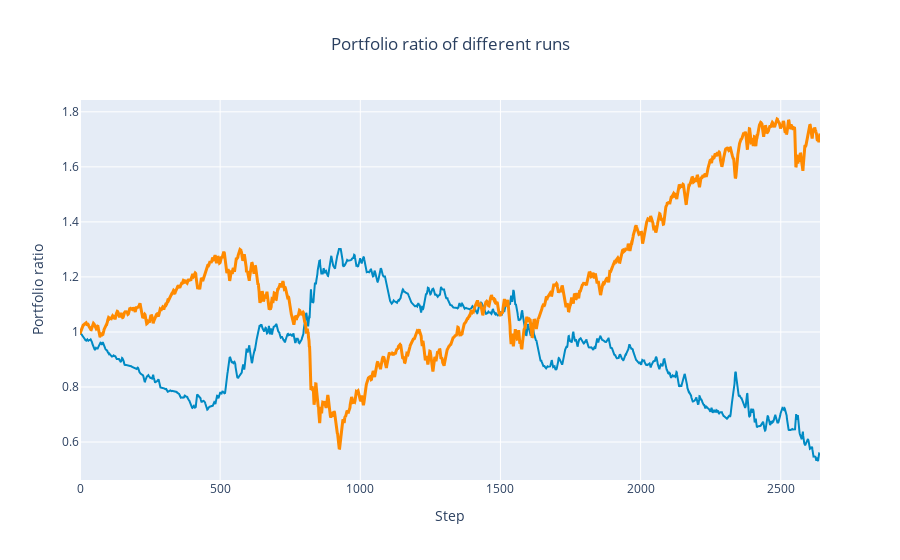
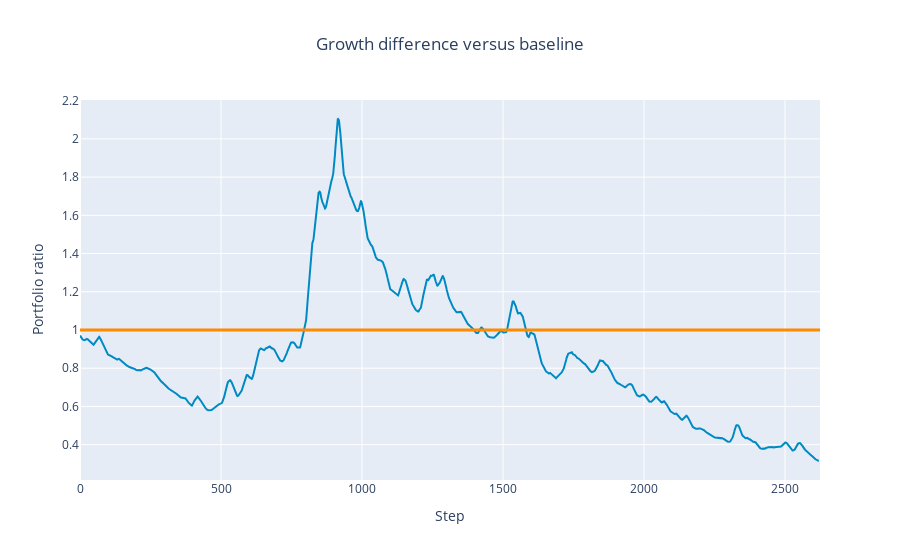

The notebook cell these images were saved under, in order:
### Code cell
plot_runs('logs', 'test')

### Figure 1 — Plotly figure (JSON) as saved in the notebook; plotly's stock layout.template omitted (floating-point values rounded to 4 significant figures; data arrays with more than 128 entries replaced by an {"elided": "..."} marker saying what was removed)
{"data": [{"line": {"color": "rgba(0, 138, 196, 1.2)"}, "mode": "lines", "name": "Run 1", "type": "scatter", "x": {"elided": "2640 int values"}, "y": {"elided": "2640 float values"}}, {"line": {"color": "#ff8a00", "width": 3}, "mode": "lines", "name": "Original", "type": "scatter", "x": {"elided": "2641 int values"}, "y": {"elided": "2641 float values"}}], "layout": {"showlegend": false, "title": {"text": "Portfolio ratio of different runs", "x": 0.5}, "xaxis": {"title": {"text": "Step"}}, "yaxis": {"title": {"text": "Portfolio ratio"}}}}

### Figure 2 — Plotly figure (JSON) as saved in the notebook; plotly's stock layout.template omitted (floating-point values rounded to 4 significant figures; data arrays with more than 128 entries replaced by an {"elided": "..."} marker saying what was removed)
{"data": [{"hoverinfo": "skip", "line": {"width": 0}, "mode": "lines", "type": "scatter", "x": {"elided": "2621 int values"}, "y": {"elided": "2621 float values"}}, {"fill": "tonexty", "fillcolor": "rgba(0, 138, 196, 0.1)", "line": {"color": "#008ac4", "width": 2}, "mode": "lines", "type": "scatter", "x": {"elided": "2621 int values"}, "y": {"elided": "2621 float values"}}, {"fill": "tonexty", "fillcolor": "rgba(0, 138, 196, 0.1)", "hoverinfo": "skip", "line": {"width": 0}, "mode": "lines", "type": "scatter", "x": {"elided": "2621 int values"}, "y": {"elided": "2621 float values"}}, {"line": {"color": "#ff8a00", "width": 3}, "mode": "lines", "name": "Original", "type": "scatter", "x": {"elided": "2641 int values"}, "y": {"elided": "2625 int values"}}], "layout": {"showlegend": false, "title": {"text": "Growth difference versus baseline", "x": 0.5}, "xaxis": {"title": {"text": "Step"}}, "yaxis": {"title": {"text": "Portfolio ratio"}}}}
